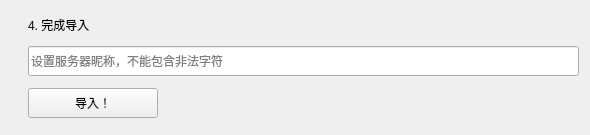
<?xml version="1.0" encoding="UTF-8"?>
<ui version="4.0">
 <class>saveWidget</class>
 <widget class="CardWidget" name="saveWidget">
  <property name="geometry">
   <rect>
    <x>0</x>
    <y>0</y>
    <width>590</width>
    <height>135</height>
   </rect>
  </property>
  <property name="sizePolicy">
   <sizepolicy hsizetype="Expanding" vsizetype="Fixed">
    <horstretch>0</horstretch>
    <verstretch>0</verstretch>
   </sizepolicy>
  </property>
  <property name="minimumSize">
   <size>
    <width>0</width>
    <height>135</height>
   </size>
  </property>
  <property name="maximumSize">
   <size>
    <width>16777215</width>
    <height>135</height>
   </size>
  </property>
  <property name="windowTitle">
   <string/>
  </property>
  <layout class="QGridLayout" name="gridLayout">
   <item row="1" column="1">
    <widget class="LineEdit" name="saveServerNameLineEdit">
     <property name="sizePolicy">
      <sizepolicy hsizetype="Expanding" vsizetype="Fixed">
       <horstretch>0</horstretch>
       <verstretch>0</verstretch>
      </sizepolicy>
     </property>
     <property name="minimumSize">
      <size>
       <width>0</width>
       <height>30</height>
      </size>
     </property>
     <property name="placeholderText">
      <string>设置服务器昵称，不能包含非法字符</string>
     </property>
    </widget>
   </item>
   <item row="0" column="0" rowspan="3">
    <spacer name="Spacer">
     <property name="orientation">
      <enum>Qt::Horizontal</enum>
     </property>
     <property name="sizeType">
      <enum>QSizePolicy::Fixed</enum>
     </property>
     <property name="sizeHint" stdset="0">
      <size>
       <width>17</width>
       <height>101</height>
      </size>
     </property>
    </spacer>
   </item>
   <item row="0" column="1">
    <widget class="SubtitleLabel" name="saveTitle">
     <property name="sizePolicy">
      <sizepolicy hsizetype="Minimum" vsizetype="Fixed">
       <horstretch>0</horstretch>
       <verstretch>0</verstretch>
      </sizepolicy>
     </property>
     <property name="text">
      <string>4. 完成导入</string>
     </property>
    </widget>
   </item>
   <item row="2" column="1">
    <widget class="PrimaryPushButton" name="saveSaveServerBtn">
     <property name="sizePolicy">
      <sizepolicy hsizetype="Fixed" vsizetype="Fixed">
       <horstretch>0</horstretch>
       <verstretch>0</verstretch>
      </sizepolicy>
     </property>
     <property name="minimumSize">
      <size>
       <width>130</width>
       <height>30</height>
      </size>
     </property>
     <property name="maximumSize">
      <size>
       <width>16777215</width>
       <height>30</height>
      </size>
     </property>
     <property name="text">
      <string>导入！</string>
     </property>
    </widget>
   </item>
  </layout>
 </widget>
 <customwidgets>
  <customwidget>
   <class>PushButton</class>
   <extends>QPushButton</extends>
   <header>qfluentwidgets</header>
  </customwidget>
  <customwidget>
   <class>PrimaryPushButton</class>
   <extends>PushButton</extends>
   <header>qfluentwidgets</header>
  </customwidget>
  <customwidget>
   <class>CardWidget</class>
   <extends>QFrame</extends>
   <header>qfluentwidgets</header>
   <container>1</container>
  </customwidget>
  <customwidget>
   <class>SubtitleLabel</class>
   <extends>QLabel</extends>
   <header>qfluentwidgets</header>
  </customwidget>
  <customwidget>
   <class>LineEdit</class>
   <extends>QLineEdit</extends>
   <header>qfluentwidgets</header>
  </customwidget>
 </customwidgets>
 <resources/>
 <connections/>
</ui>
